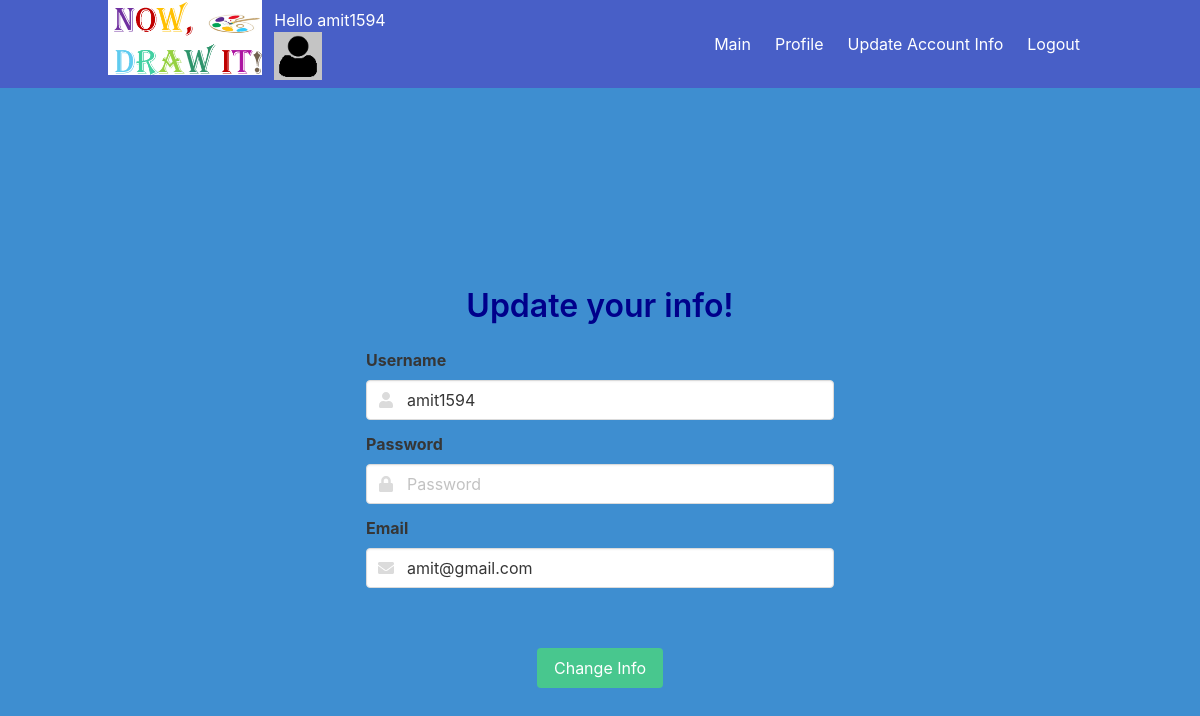
The page /update_user_info (signed in) on the database its author committed.
### main_server.py (models this page shows)
class UserTbl(db.Model):
    __tablename__ = 'user_tbl'
    id = db.Column(db.Integer, primary_key=True)
    username = db.Column(db.String(15), unique=True)
    email = db.Column(db.String(50))
    password = db.Column(db.String(80))
    image = db.Column(db.String(80))
    wins = db.Column(db.Integer)
    words_guessed_correctly = db.Column(db.Integer)
    seconds_took_to_guess = db.Column(db.Integer)
    all_guesses = db.Column(db.Integer)
    all_games = db.Column(db.Integer)
    games_winrate = db.Column(db.Float)
    correct_guess_rate = db.Column(db.Float)
    average_time_to_guess_correctly = db.Column(db.Float)

### main_server.py (the view, shortened to what this page needs)
@app.route('/update_user_info', methods=['POST', 'GET'])
def update_user_info():
    username = session['username']
    user = get_user_by_username(username)
    if not user:
        return render_template('no_guests_allowed.html')
    if request.method != 'POST':  # form not submitted
        return render_template('update_user_info.html', username=username, email=user.email,
                               image=user.image, my_icons=get_icons_for_user(username))

### main_server.py (called while the page is built)
def get_user_by_username(uname):
    myUser = UserTbl.query.filter_by(username=uname).first()
    return myUser

def get_restricted_icons():
    win_restricted = {'yellow_diamond': 1, 'blue_diamond': 3, 'orange_diamond': 5, 'green_diamond': 10,
                      'red_diamond': 30, 'black_diamond': 50, 'multi_color_diamond': 100}
    correct_guesses = {'tan_diamond': 10, 'pink_diamond': 30, 'purple_diamond': 50}
    return win_restricted, correct_guesses

def get_icons_for_user(username):
    all_icons = get_all_icons()
    user = get_user_by_username(username)
    if not user:
        return all_icons
    wins = user.wins
    correct_guesses = user.words_guessed_correctly
    win_restricted, correct_guessess_restricted = get_restricted_icons()
    for icon, wins_needed in win_restricted.items():
        if wins_needed <= wins:
            all_icons[icon] = ''
        else:
            break
    for icon, guesses_needed in correct_guessess_restricted.items():
        if guesses_needed <= correct_guesses:
            all_icons[icon] = ''
        else:
            break
    return all_icons

def get_all_icons():
    icon_dict = {'anonymous': '', 'cat': '', 'fries': '', 'guitar': '', 'penguin': '', 'pirate': '', 'plane': '',
                 'plant': '', 'star': '', 'tan_diamond': '10 correct guesses', 'pink_diamond': '30 correct guesses',
                 'yellow_diamond': '1 win', 'blue_diamond': '3 wins', 'purple_diamond': '50 correct guesses',
                 'orange_diamond': '5 wins', 'green_diamond': '10 wins', 'red_diamond': '30 wins',
                 'black_diamond': '50 wins', 'multi_color_diamond': '100 wins'}
    return icon_dict

@app.before_request
def before_request():
    global next_guest_num
    if 'username' not in session:
        session['username'] = "Guest" + str(next_guest_num)
        next_guest_num += random.randint(1, 5)

### templates/update_user_info.html (shortened to what this page needs)
<!DOCTYPE html>
<html>
<head>
    <link rel="stylesheet" href="https://cdn.jsdelivr.net/npm/bulma@0.8.0/css/bulma.min.css">
    <link rel="stylesheet" href="{{url_for('static', filename='css/links.css')}}">
    <link rel="stylesheet" href="{{url_for('static', filename='css/update_user_info.css')}}">
</head>
<body>
<div class="hero-head">
        <header class="navbar is-link">
            <div class="container">
                <div class="navbar-brand">
                    <a >
                        <img src="{{url_for('static', filename='Images/logo.png')}}" style="height: 75px" alt="Logo">
                    </a>
                    <div class="navbar-item">
                        <div class="greet_div">
                          <div class="info">
                            <p class="greet">Hello {{ session.username }}</p>
                          </div>
                          <figure class="image is-48x48">
                            <img id="user_icon" class="js-modal-trigger" data-target="icon_choosing_div"
                                 src="static/Images/{{image}}.png" alt="Image" style="max-height: none;">
                          </figure>
                        </div>
                    </div>
                </div>
                <div class="navbar-menu" id="nav-links">
                    <div class="navbar-end">
                        <a class="navbar-item" href="{{url_for('main_page')}}">
                            Main
                        </a>
                        <a class="navbar-item" href="{{url_for('profile')}}">
                            Profile
                        </a>
                        <a class="navbar-item" href="{{url_for('update_user_info')}}">
                            Update Account Info
                        </a>
                        <a class="navbar-item" href="{{url_for('logout')}}">
                            Logout
                        </a>
                    </div>
                </div>
            </div>
        </header>
    </div>
<section class="hero is-info is-fullheight">
    <div class="hero-body">
        <div class="container">
            <div class="columns is-centered">
                <div class="column is-half">
                    <table>
                        <tr>
                            <h1 style="text-align: center; color: #00008B" class="title is-3 is-spaced">Update your info!</h1>
                        </tr>
                        <tr>
                            <form method="POST" action="{{ url_for('update_user_info') }}" onsubmit="return encrypt_pass()">
                                <div class="field">
                                    <label class="label">Username</label>
                                    <div class="control has-icons-left has-icons-right">
                                        <input class="input" type="text" id="uName" name="username" maxlength="15" value="{{username}}"
                                               placeholder="Username" oninput="validate_username()" required>
                                        <span class="icon is-small is-left">
                                        </span>
                                    </div>
                                </div>
                                <div class="field">
                                    <label class="label">Password</label>
                                    <p class="control has-icons-left">
                                        <input class="input" type="password" name="password" maxlength="15"
                                               placeholder="Password" id="password" required>
                                        <span class="icon is-small is-left">
                    </span>
                                    </p>
                                </div>
                                <div class="field">
                                    <label class="label">Email</label>
                                    <p class="control has-icons-left">
                                        <input class="input" type="email" name="email" placeholder="example@example.com"
                                               value="{{email}}" required>
                                        <span class="icon is-small is-left">
                    </span>
                                    </p>
                                </div>
                                <br>
                                <br>
                                <div class="container" style="display: flex;justify-content: center;">
                                    <div class="field">
                                        <p class="control">
                                            <button type="submit" class="button is-success">
                                                Change Info
                                            </button>
                                        </p>
                                    </div>
                                </div>
                            </form>
                        </tr>
                    </table>
                </div>
            </div>
        </div>
    </div>
</section>
</body>
</html>

### rows shown on the page
UserTbl: username "amit1594", image (placeholder picture), email "amit@gmail.com"
